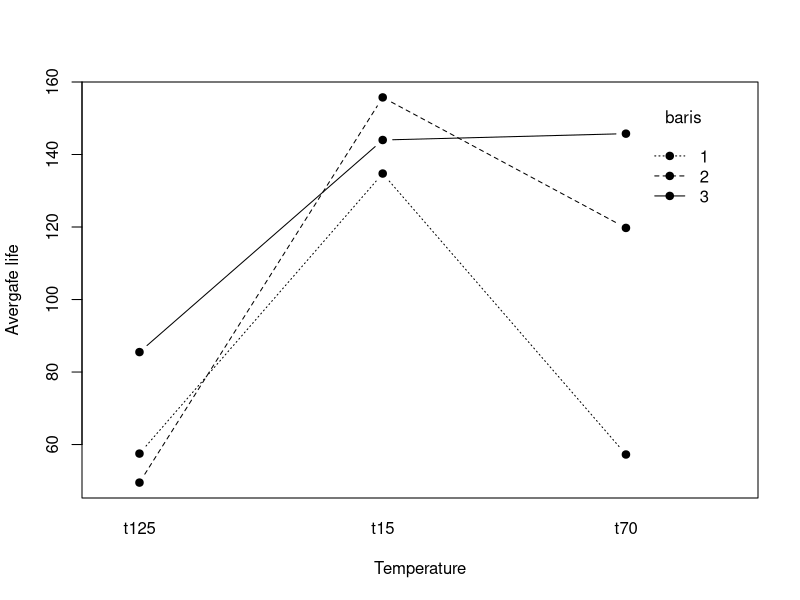

This chart was generated by the following R code: (Note: this script raises an error after producing the figure.)
##Rancangan Faktorial RAL##

respon=c(130,74,155,180,150,159,188,126,138,168,110,160,
         34,80,40,75,136,106,122,115,174,150,120,139,
         20,82,70,58,25,58,70,45,96,82,104,60)
sum(respon)
baris=c(rep(c(rep('1',4),rep('2',4), rep('3',4)),3)) #material
kolom=c(rep('t15',12), rep('t70',12), rep('t125',12)) #temperature
baterai=data.frame(respon,kolom,baris)
baterai

#Faktorial RAL (Fixed Model)
hasil=aov(respon~baris*kolom, data=baterai) #bisa juga --> (respon~baris+kolom+baris*kolom)
summary(hasil)

kolom1=factor(kolom, levels= c("t15","t70", "t125")) #mengurutkan kolom dari temperature 15,70,125
with(baterai, interaction.plot(kolom, baris, respon, type= "b", pch=19, fixed=TRUE, xlab="Temperature", ylab = "Avergafe life")) 
plot.design(respon~baris*kolom, data=baterai)
